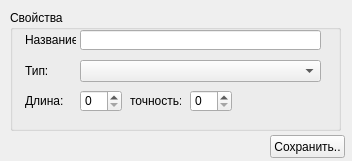
<?xml version="1.0" encoding="UTF-8"?>
<ui version="4.0">
 <class>frmElement</class>
 <widget class="QWidget" name="frmElement">
  <property name="geometry">
   <rect>
    <x>0</x>
    <y>0</y>
    <width>352</width>
    <height>161</height>
   </rect>
  </property>
  <property name="windowTitle">
   <string>Form</string>
  </property>
  <widget class="QGroupBox" name="groupBox">
   <property name="geometry">
    <rect>
     <x>10</x>
     <y>10</y>
     <width>331</width>
     <height>121</height>
    </rect>
   </property>
   <property name="title">
    <string>Свойства</string>
   </property>
   <widget class="QLineEdit" name="NameElement">
    <property name="geometry">
     <rect>
      <x>70</x>
      <y>20</y>
      <width>241</width>
      <height>20</height>
     </rect>
    </property>
   </widget>
   <widget class="QComboBox" name="typeElement">
    <property name="geometry">
     <rect>
      <x>70</x>
      <y>50</y>
      <width>241</width>
      <height>22</height>
     </rect>
    </property>
   </widget>
   <widget class="QLabel" name="label_2">
    <property name="geometry">
     <rect>
      <x>15</x>
      <y>50</y>
      <width>51</width>
      <height>21</height>
     </rect>
    </property>
    <property name="text">
     <string>Тип:</string>
    </property>
   </widget>
   <widget class="QLabel" name="label">
    <property name="geometry">
     <rect>
      <x>15</x>
      <y>20</y>
      <width>51</width>
      <height>20</height>
     </rect>
    </property>
    <property name="text">
     <string>Название:</string>
    </property>
   </widget>
   <widget class="QSpinBox" name="width">
    <property name="geometry">
     <rect>
      <x>70</x>
      <y>80</y>
      <width>42</width>
      <height>22</height>
     </rect>
    </property>
   </widget>
   <widget class="QLabel" name="label_4">
    <property name="geometry">
     <rect>
      <x>120</x>
      <y>80</y>
      <width>51</width>
      <height>21</height>
     </rect>
    </property>
    <property name="text">
     <string>точность:</string>
    </property>
   </widget>
   <widget class="QSpinBox" name="decimal">
    <property name="geometry">
     <rect>
      <x>180</x>
      <y>80</y>
      <width>42</width>
      <height>22</height>
     </rect>
    </property>
   </widget>
   <widget class="QLabel" name="label_3">
    <property name="geometry">
     <rect>
      <x>15</x>
      <y>80</y>
      <width>51</width>
      <height>21</height>
     </rect>
    </property>
    <property name="text">
     <string>Длина:</string>
    </property>
   </widget>
  </widget>
  <widget class="QPushButton" name="saveButton">
   <property name="geometry">
    <rect>
     <x>270</x>
     <y>135</y>
     <width>75</width>
     <height>23</height>
    </rect>
   </property>
   <property name="text">
    <string>Сохранить..</string>
   </property>
  </widget>
 </widget>
 <resources/>
 <connections/>
</ui>
